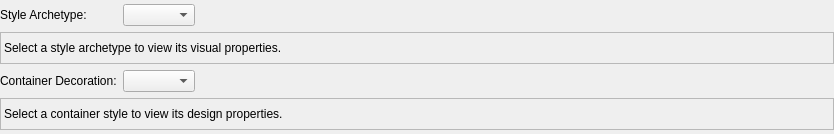
<?xml version="1.0" encoding="UTF-8"?>
<ui version="4.0">
 <class>LC_SkinArchetypeHeaderBar</class>
 <widget class="QWidget" name="LC_SkinArchetypeHeaderBar">
  <property name="geometry">
   <rect>
    <x>0</x>
    <y>0</y>
    <width>834</width>
    <height>132</height>
   </rect>
  </property>
  <layout class="QGridLayout" name="gridLayout_main">
   <property name="leftMargin">
    <number>0</number>
   </property>
   <property name="topMargin">
    <number>4</number>
   </property>
   <property name="rightMargin">
    <number>0</number>
   </property>
   <property name="bottomMargin">
    <number>4</number>
   </property>
   <property name="spacing">
    <number>6</number>
   </property>
   <item row="0" column="0">
    <widget class="QLabel" name="lblStyleArchetype">
     <property name="toolTip">
      <string>Select the global rendering archetype (e.g., flat modern, soft satin, glassy gloss, or standard native Fusion).</string>
     </property>
     <property name="text">
      <string>Style Archetype:</string>
     </property>
    </widget>
   </item>
   <item row="0" column="1">
    <widget class="QComboBox" name="cbStyleArchetype">
     <property name="sizePolicy">
      <sizepolicy hsizetype="Preferred" vsizetype="Fixed">
       <horstretch>0</horstretch>
       <verstretch>0</verstretch>
      </sizepolicy>
     </property>
     <property name="toolTip">
      <string>Set the overall visual style rendering engine of the user interface.</string>
     </property>
     <property name="sizeAdjustPolicy">
      <enum>QComboBox::SizeAdjustPolicy::AdjustToContents</enum>
     </property>
    </widget>
   </item>
   <item row="0" column="2">
    <spacer name="horizontalSpacer">
     <property name="orientation">
      <enum>Qt::Orientation::Horizontal</enum>
     </property>
     <property name="sizeHint" stdset="0">
      <size>
       <width>40</width>
       <height>20</height>
      </size>
     </property>
    </spacer>
   </item>
   <item row="1" column="0" colspan="3">
    <widget class="QLabel" name="lblStyleArchetypeDescription">
     <property name="minimumSize">
      <size>
       <width>0</width>
       <height>32</height>
      </size>
     </property>
     <property name="frameShape">
      <enum>QFrame::Shape::StyledPanel</enum>
     </property>
     <property name="frameShadow">
      <enum>QFrame::Shadow::Sunken</enum>
     </property>
     <property name="text">
      <string>Select a style archetype to view its visual properties.</string>
     </property>
     <property name="wordWrap">
      <bool>true</bool>
     </property>
    </widget>
   </item>
   <item row="2" column="0">
    <widget class="QLabel" name="lblBoxDecoration">
     <property name="toolTip">
      <string>Select container outline decoration style (frameless, hairline dividers, full boxes, or vertical active sidebars).</string>
     </property>
     <property name="text">
      <string>Container Decoration:</string>
     </property>
    </widget>
   </item>
   <item row="2" column="1">
    <widget class="QComboBox" name="cbBoxDecoration">
     <property name="sizePolicy">
      <sizepolicy hsizetype="Preferred" vsizetype="Fixed">
       <horstretch>0</horstretch>
       <verstretch>0</verstretch>
      </sizepolicy>
     </property>
     <property name="toolTip">
      <string>Configure boundary styling for panels, sidebars, and frame containers.</string>
     </property>
     <property name="sizeAdjustPolicy">
      <enum>QComboBox::SizeAdjustPolicy::AdjustToContents</enum>
     </property>
    </widget>
   </item>
   <item row="3" column="0" colspan="3">
    <widget class="QLabel" name="lblCompositionDesc">
     <property name="minimumSize">
      <size>
       <width>0</width>
       <height>32</height>
      </size>
     </property>
     <property name="frameShape">
      <enum>QFrame::Shape::StyledPanel</enum>
     </property>
     <property name="frameShadow">
      <enum>QFrame::Shadow::Sunken</enum>
     </property>
     <property name="text">
      <string>Select a container style to view its design properties.</string>
     </property>
     <property name="wordWrap">
      <bool>true</bool>
     </property>
    </widget>
   </item>
  </layout>
 </widget>
 <resources/>
 <connections/>
</ui>
